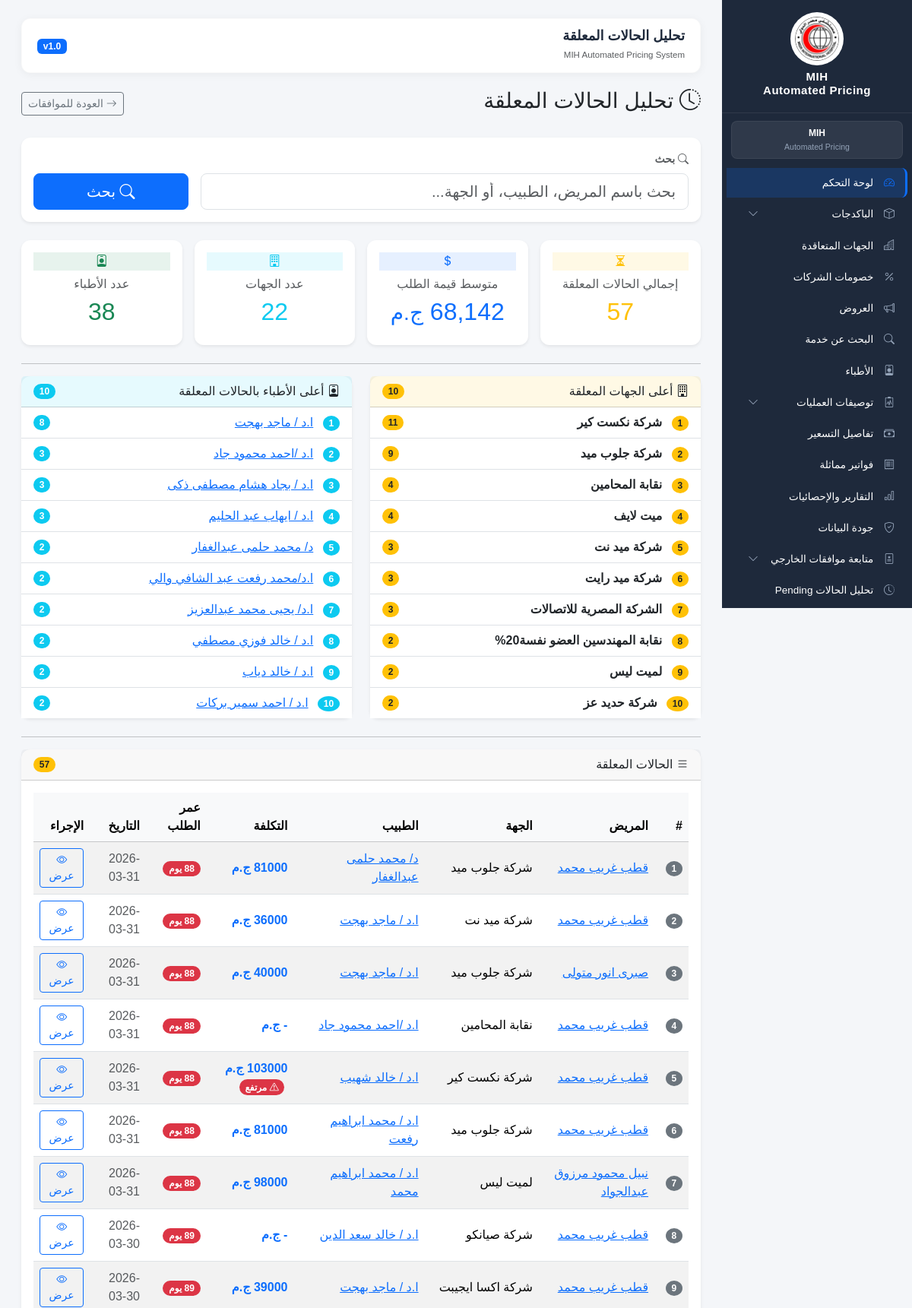
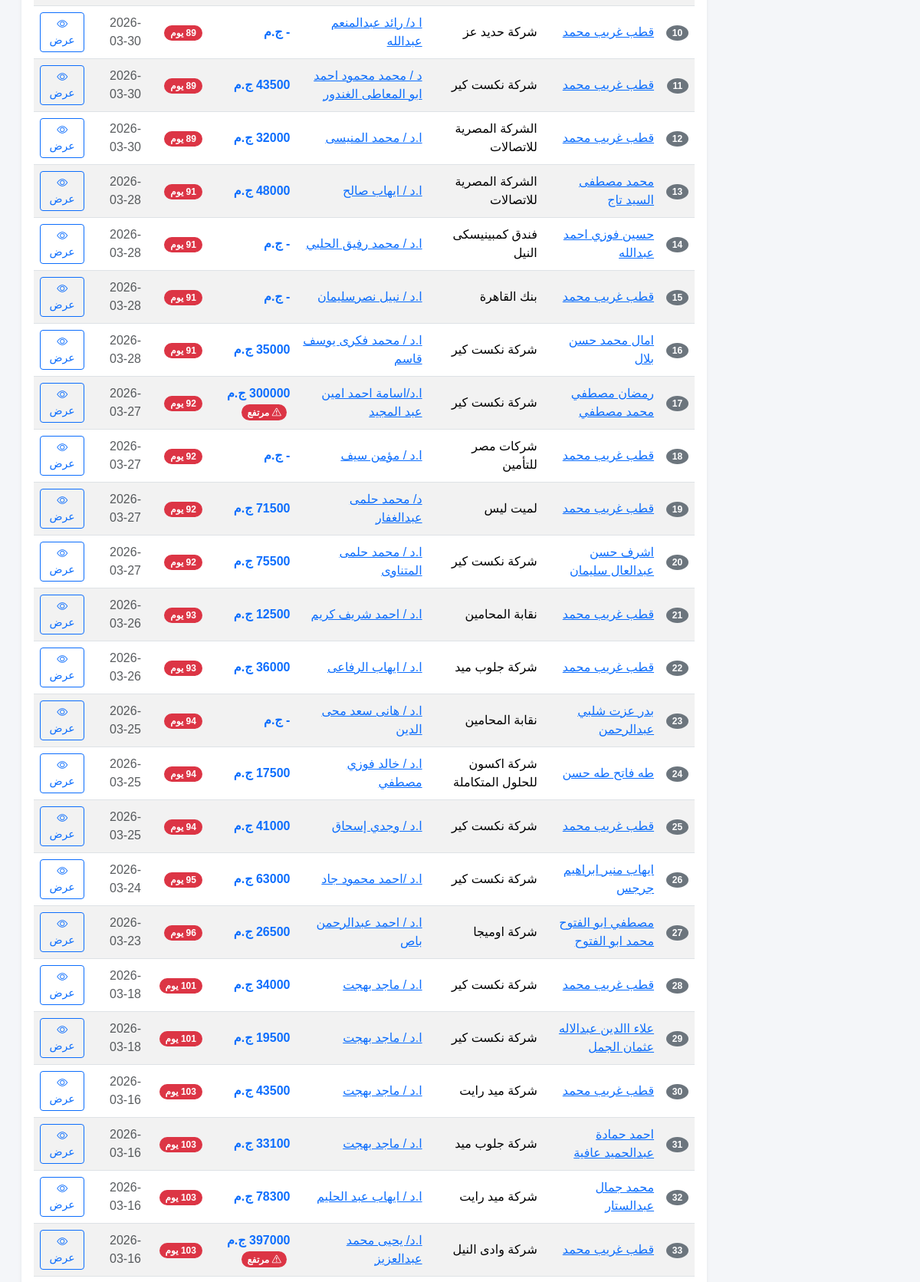
Screenshot of /pending-analysis/ (upper part) with the database file from the repository (2 pictures, top to bottom).
### contracts/models.py (models this page shows, shortened)
class ContractEntity(models.Model):
    name = models.CharField(
        max_length=255,
        unique=True
    )
    contract_type = models.CharField(
        max_length=100,
        blank=True,
        null=True
    )
    notes = models.TextField(
        blank=True,
        null=True
    )
    is_active = models.BooleanField(
        default=True
    )
    created_at = models.DateTimeField(
        auto_now_add=True
    )
    updated_at = models.DateTimeField(
        auto_now=True
    )
    class Meta:
        verbose_name = "الجهة"
        verbose_name_plural = "الجهات المتعاقدة"
        ordering = ["name"]

### pricing_requests/models.py (models this page shows, shortened)
class PricingRequest(models.Model):
    STATUS_CHOICES = [
    ("pending", "Pending"),
    ("approved", "Approved"),
    ("rejected", "Rejected"),
    ("service_done", "Service Done"),
    ("patient_refused", "Patient Refused"),
    ("unknown", "Unknown"),
]
    patient = models.ForeignKey(
        Patient,
        on_delete=models.CASCADE,
        related_name="pricing_requests"
    )
    entity = models.ForeignKey(
        ContractEntity,
        on_delete=models.PROTECT,
        related_name="pricing_requests"
    )
    sub_company = models.ForeignKey(
        SubCompany,
        on_delete=models.SET_NULL,
        null=True,
        blank=True,
        related_name="pricing_requests"
    )
    doctor_name = models.CharField(
        max_length=255
    )
    specialty = models.ForeignKey(
        Specialty,
        on_delete=models.PROTECT,
        related_name="pricing_requests"
    )
    procedure_name = models.CharField(
        max_length=500
    )
    requested_cost = models.DecimalField(
        max_digits=12,
        decimal_places=2,
        blank=True,
        null=True
    )
    received_cost = models.DecimalField(
        max_digits=12,
        decimal_places=2,
        blank=True,
        null=True
    )
    main_status = models.CharField(
    max_length=100,
    blank=True,
    null=True
    )
    billing_status = models.CharField(
    max_length=100,
    blank=True,
    null=True
    )
    approval_number = models.CharField(
    max_length=100,
    blank=True,
    null=True
)
    approval_date = models.DateField(
        blank=True,
        null=True
    )
    approval_expiry_date = models.DateField(
        blank=True,
        null=True
    )
    account_number = models.CharField(
        max_length=100,
        blank=True,
        null=True
    )
    expected_admission_date = models.DateField(
        blank=True,
        null=True
    )
    service_date = models.DateField(
    blank=True,
    null=True
)
    status = models.CharField(
        max_length=30,
        choices=STATUS_CHOICES,
        default="pending"
    )
    created_by = models.ForeignKey(
    User,
    on_delete=models.SET_NULL,
    null=True,
    blank=True,
    related_name="created_pricing_requests"
)
    agent_1 = models.ForeignKey(
    User,
    on_delete=models.SET_NULL,
    null=True,
    blank=True,
    related_name="agent1_requests"
)
    agent_2 = models.ForeignKey(
    User,
    on_delete=models.SET_NULL,
    null=True,
    blank=True,
    related_name="agent2_requests"
)
    created_at = models.DateTimeField(
        auto_now_add=True
    )
    updated_at = models.DateTimeField(
        auto_now=True
    )
    request_date = models.DateField(
    blank=True,
    null=True
)
    class Meta:
        verbose_name = "طلب تسعير"
        verbose_name_plural = "طلبات التسعير"
        indexes = [
        models.Index(fields=["status"]),
        models.Index(fields=["entity"]),
        models.Index(fields=["specialty"]),
        models.Index(fields=["expected_admission_date"]),
    ]

class Patient(models.Model):
    full_name = models.CharField(
        max_length=255
    )
    card_number = models.CharField(
        max_length=100,
        blank=True,
        null=True
    )
    phone = models.CharField(
        max_length=20,
        blank=True,
        null=True
    )
    medical_number = models.CharField(
    max_length=100,
    unique=True,
    blank=True,
    null=True
    )
    notes = models.TextField(
        blank=True,
        null=True
    )
    created_at = models.DateTimeField(
        auto_now_add=True
    )
    class Meta:
        verbose_name = "مريض"
        verbose_name_plural = "المرضى"

### frontend/views.py (the view)
def pending_analysis(request):
    pending_qs = (
        PricingRequest.objects
        .filter(status="pending")
        .select_related(
            "patient",
            "entity",
            "specialty"
        )
        .order_by("-request_date")
    )
    search = request.GET.get("search", "")
    if search:
        pending_qs = pending_qs.filter(
            Q(patient__full_name__icontains=search) |
            Q(doctor_name__icontains=search) |
            Q(entity__name__icontains=search)
        )
    top_entities = (
        PricingRequest.objects
        .filter(status="pending")
        .values("entity__name")
        .annotate(total=Count("id"))
        .order_by("-total")[:10]
    )
    top_doctors = (
        PricingRequest.objects
        .filter(status="pending")
        .values("doctor_name")
        .annotate(total=Count("id"))
        .order_by("-total")[:10]
    )
    entities_count = pending_qs.values('entity').distinct().count()
    doctors_count = pending_qs.exclude(doctor_name="").values('doctor_name').distinct().count()
    today = date.today()
    pending_cases = list(pending_qs[:100])
    for item in pending_cases:
        if item.request_date:
            item.age_days = (today - item.request_date).days
        else:
            item.age_days = None
    avg_cost = pending_qs.aggregate(avg=Avg("requested_cost"))["avg"] or 0
    context = {
        "pending_count": f"{pending_qs.count():,}",
        "avg_cost": f"{avg_cost:,.0f}",
        "top_entities": top_entities,
        "top_doctors": top_doctors,
        "pending_cases": pending_cases,
        "entities_count": f"{entities_count:,}",
        "doctors_count": f"{doctors_count:,}",
    }
    return render(
        request,
        "frontend/pending_analysis.html",
        context
    )

### frontend/templates/frontend/pending_analysis.html (shortened to what this page needs)
{% extends 'frontend/base.html' %}
{% block page_title %}
تحليل الحالات المعلقة
{% endblock %}
{% block content %}
<div class="d-flex justify-content-between align-items-center mb-4">
    <h3>
        <i class="bi bi-clock-history"></i>
        تحليل الحالات المعلقة
    </h3>
    <a href="{% url 'external_approvals' %}" class="btn btn-outline-secondary btn-sm">
        <i class="bi bi-arrow-right"></i> العودة للموافقات
    </a>
</div>
<div class="card shadow-sm border-0 mb-4 hover-shadow">
    <div class="card-body">
        <form method="get">
            <div class="row g-3 align-items-end">
                <div class="col-md-9">
                    <label class="form-label fw-bold small text-muted">
                        <i class="bi bi-search"></i> بحث
                    </label>
                    <input
                        type="text"
                        name="search"
                        class="form-control form-control-lg"
                        placeholder="بحث باسم المريض، الطبيب، أو الجهة..."
                        value="{{ search }}"
                    >
                </div>
                <div class="col-md-3">
                    <button class="btn btn-primary btn-lg w-100" type="submit">
                        <i class="bi bi-search"></i> بحث
                    </button>
                </div>
            </div>
        </form>
    </div>
</div>
<div class="row g-3 mb-4">
    <div class="col-md-3">
        <div class="card border-warning shadow-sm h-100 hover-shadow">
            <div class="card-body text-center">
                <div class="icon-circle bg-warning bg-opacity-10 mb-2 mx-auto">
                    <i class="bi bi-hourglass-split text-warning"></i>
                </div>
                <h6 class="text-muted">إجمالي الحالات المعلقة</h6>
                <h2 class="text-warning">{{ pending_count }}</h2>
            </div>
        </div>
    </div>
    <div class="col-md-3">
        <div class="card border-primary shadow-sm h-100 hover-shadow">
            <div class="card-body text-center">
                <div class="icon-circle bg-primary bg-opacity-10 mb-2 mx-auto">
                    <i class="bi bi-currency-dollar text-primary"></i>
                </div>
                <h6 class="text-muted">متوسط قيمة الطلب</h6>
                <h2 class="text-primary">{{ avg_cost }} <small>ج.م</small></h2>
            </div>
        </div>
    </div>
    <div class="col-md-3">
        <div class="card border-info shadow-sm h-100 hover-shadow">
            <div class="card-body text-center">
                <div class="icon-circle bg-info bg-opacity-10 mb-2 mx-auto">
                    <i class="bi bi-building text-info"></i>
                </div>
                <h6 class="text-muted">عدد الجهات</h6>
                <h2 class="text-info">{{ entities_count }}</h2>
            </div>
        </div>
    </div>
    <div class="col-md-3">
        <div class="card border-success shadow-sm h-100 hover-shadow">
            <div class="card-body text-center">
                <div class="icon-circle bg-success bg-opacity-10 mb-2 mx-auto">
                    <i class="bi bi-person-badge text-success"></i>
                </div>
                <h6 class="text-muted">عدد الأطباء</h6>
                <h2 class="text-success">{{ doctors_count }}</h2>
            </div>
        </div>
    </div>
</div>
<hr>
<div class="row g-4 mb-4">
    <div class="col-md-6">
        <div class="card shadow-sm border-0 h-100 hover-shadow">
            <div class="card-header bg-warning bg-opacity-10 d-flex justify-content-between align-items-center">
                <span>
                    <i class="bi bi-building"></i>
                    أعلى الجهات المعلقة
                </span>
                <span class="badge bg-warning text-dark rounded-pill">
                    {{ top_entities|length }}
                </span>
            </div>
            <div class="card-body p-0">
                <div class="list-group list-group-flush">
                    {% for item in top_entities %}
                    <div class="list-group-item d-flex justify-content-between align-items-center">
                        <span>
                            <span class="badge bg-warning text-dark rounded-circle me-2">
                                {{ forloop.counter }}
                            </span>
                            <strong>{{ item.entity__name }}</strong>
                        </span>
                        <span class="badge bg-warning text-dark rounded-pill">
                            {{ item.total }}
                        </span>
                    </div>
                    {% empty %}
                    <div class="list-group-item text-center text-muted py-4">
                        <i class="bi bi-inbox"></i>
                        لا توجد جهات
                    </div>
                    {% endfor %}
                </div>
            </div>
        </div>
    </div>
    <div class="col-md-6">
        <div class="card shadow-sm border-0 h-100 hover-shadow">
            <div class="card-header bg-info bg-opacity-10 d-flex justify-content-between align-items-center">
                <span>
                    <i class="bi bi-person-badge"></i>
                    أعلى الأطباء بالحالات المعلقة
                </span>
                <span class="badge bg-info rounded-pill">
                    {{ top_doctors|length }}
                </span>
            </div>
            <div class="card-body p-0">
                <div class="list-group list-group-flush">
                    {% for item in top_doctors %}
                    <div class="list-group-item d-flex justify-content-between align-items-center">
                        <span>
                            <span class="badge bg-info rounded-circle me-2">
                                {{ forloop.counter }}
                            </span>
                            <td>
    <a href="{% url 'doctor_detail' item.doctor_name %}">
        {{ item.doctor_name }}
    </a>
</td>
                        </span>
                        <span class="badge bg-info rounded-pill">
                            {{ item.total }}
                        </span>
                    </div>
                    {% empty %}
                    <div class="list-group-item text-center text-muted py-4">
                        <i class="bi bi-inbox"></i>
                        لا يوجد أطباء
                    </div>
                    {% endfor %}
                </div>
            </div>
        </div>
    </div>
</div>
<hr>
<div class="card shadow-sm border-0 hover-shadow">
    <div class="card-header d-flex justify-content-between align-items-center">
        <span>
            <i class="bi bi-list"></i>
            الحالات المعلقة
        </span>
        <span class="badge bg-warning text-dark rounded-pill">
            {{ pending_cases|length }}
        </span>
    </div>
    <div class="card-body">
        <div class="table-responsive">
            <table class="table table-hover table-striped align-middle">
                <thead class="table-light">
                    <tr>
                        <th>#</th>
                        <th>المريض</th>
                        <th>الجهة</th>
                        <th>الطبيب</th>
                        <th>التكلفة</th>
                        <th>عمر الطلب</th>
                        <th>التاريخ</th>
                        <th>الإجراء</th>
                    </tr>
                </thead>
                <tbody>
                {% for item in pending_cases %}
                    <tr>
                        <td>
                            <span class="badge bg-secondary rounded-circle">
                                {{ forloop.counter }}
                            </span>
                        </td>
                      <td>
    <a href="{% url 'patient_detail' item.patient.id %}">
        {{ item.patient.full_name }}
    </a>
</td>
                        <td>{{ item.entity.name }}</td>
                        <td>
    <a href="{% url 'doctor_detail' item.doctor_name %}">
        {{ item.doctor_name }}
    </a>
</td>
                        <td>
                            <span class="text-primary fw-bold">
                                {{ item.requested_cost|floatformat:0|default:"-" }} ج.م
                            </span>
                            {% if item.requested_cost and item.requested_cost > 100000 %}
                                <span class="badge bg-danger rounded-pill ms-1">
                                    <i class="bi bi-exclamation-triangle"></i> مرتفع
                                </span>
                            {% endif %}
                        </td>
                        <td>
                            {% if item.age_days %}
                                <span class="badge {% if item.age_days > 60 %}bg-danger{% elif item.age_days > 30 %}bg-warning text-dark{% else %}bg-success{% endif %} rounded-pill">
                                    {{ item.age_days }} يوم
                                </span>
                            {% else %}
                                <span class="text-muted">-</span>
                            {% endif %}
                        </td>
                        <td>
                            <span class="text-muted">{{ item.request_date|date:"Y-m-d" }}</span>
                        </td>
                        <td>
                            <a href="{% url 'approval_detail' item.id %}"
                               class="btn btn-sm btn-outline-primary">
                                <i class="bi bi-eye"></i> عرض
                            </a>
                        </td>
                    </tr>
                {% endfor %}
                </tbody>
            </table>
        </div>
    </div>
</div>
{% endblock %}

### frontend/templates/frontend/base.html (style rules this page uses)
:root { --sidebar-bg: #1e293b; --sidebar-hover: rgba(255,255,255,0.12); --sidebar-active: #0d6efd; --text-white: #ffffff; --text-muted: #94a3b8; --card-shadow: 0 2px 12px rgba(0,0,0,0.05); --card-shadow-hover: 0 6px 25px rgba(0,0,0,0.1); --border-radius: 12px; --transition-speed: 0.3s; }
* { margin: 0; padding: 0; box-sizing: border-box; }
html, body { height: 100%; }
body { background: #f4f6f9; font-family: Tahoma, sans-serif; display: flex; flex-direction: column; }
.card { border: none; border-radius: var(--border-radius); box-shadow: var(--card-shadow); transition: all var(--transition-speed) ease; background: white; }

### rows the page displays
ContractEntity: entity__name "شركة نكست كير", total "11"
ContractEntity: entity__name "شركة جلوب ميد", total "9"
ContractEntity: entity__name "نقابة المحامين", total "4"
ContractEntity: entity__name "ميت لايف", total "4"
ContractEntity: entity__name "شركة ميد نت", total "3"
ContractEntity: entity__name "شركة ميد رايت", total "3"
ContractEntity: entity__name "الشركة المصرية للاتصالات", total "3"
ContractEntity: entity__name "نقابة المهندسين العضو نفسة20%", total "2"
ContractEntity: entity__name "لميت ليس", total "2"
ContractEntity: entity__name "شركة حديد عز", total "2"
PricingRequest: doctor_name "ا.د /احمد محمود جاد", total "3", patient.full_name "ايهاب منير ابراهيم جرجس", entity.name "شركة نكست كير", requested_cost "63000", age_days "95", request_date "2026-03-24"
PricingRequest: doctor_name "ا.د / ايهاب عبد الحليم", total "3"
PricingRequest: doctor_name "ا.د / خالد فوزي مصطفي", total "2", patient.full_name "طه فاتح طه حسن", entity.name "شركة اكسون للحلول المتكاملة", requested_cost "17500", age_days "94", request_date "2026-03-25"
PricingRequest: patient.full_name "قطب غريب محمد", entity.name "شركة جلوب ميد", doctor_name "د/ محمد حلمى عبدالغفار", requested_cost "81000", age_days "88", request_date "2026-03-31"
PricingRequest: patient.full_name "قطب غريب محمد", entity.name "شركة ميد نت", doctor_name "ا.د / ماجد بهجت", requested_cost "36000", age_days "88", request_date "2026-03-31"
PricingRequest: patient.full_name "صبرى انور متولى", entity.name "شركة جلوب ميد", doctor_name "ا.د / ماجد بهجت", requested_cost "40000", age_days "88", request_date "2026-03-31"
PricingRequest: patient.full_name "قطب غريب محمد", entity.name "نقابة المحامين", doctor_name "ا.د /احمد محمود جاد", requested_cost "-", age_days "88", request_date "2026-03-31"
PricingRequest: patient.full_name "قطب غريب محمد", entity.name "شركة نكست كير", doctor_name "ا.د / خالد شهيب", requested_cost "103000", shows "مرتفع", age_days "88", request_date "2026-03-31"
PricingRequest: patient.full_name "قطب غريب محمد", entity.name "شركة جلوب ميد", doctor_name "ا.د / محمد ابراهيم رفعت", requested_cost "81000", age_days "88", request_date "2026-03-31"
PricingRequest: patient.full_name "نبيل محمود مرزوق عبدالجواد", entity.name "لميت ليس", doctor_name "ا.د / محمد ابراهيم محمد", requested_cost "98000", age_days "88", request_date "2026-03-31"
PricingRequest: patient.full_name "قطب غريب محمد", entity.name "شركة صيانكو", doctor_name "ا.د / خالد سعد الدين", requested_cost "-", age_days "89", request_date "2026-03-30"
PricingRequest: patient.full_name "قطب غريب محمد", entity.name "شركة اكسا ايجيبت", doctor_name "ا.د / ماجد بهجت", requested_cost "39000", age_days "89", request_date "2026-03-30"
PricingRequest: patient.full_name "قطب غريب محمد", entity.name "شركة حديد عز", doctor_name "ا د/ رائد عبدالمنعم عبدالله", requested_cost "-", age_days "89", request_date "2026-03-30"
PricingRequest: patient.full_name "قطب غريب محمد", entity.name "شركة نكست كير", doctor_name "د / محمد محمود احمد ابو المعاطى الغندور", requested_cost "43500", age_days "89", request_date "2026-03-30"
PricingRequest: patient.full_name "قطب غريب محمد", entity.name "الشركة المصرية للاتصالات", doctor_name "ا.د / محمد المنيسى", requested_cost "32000", age_days "89", request_date "2026-03-30"
PricingRequest: patient.full_name "محمد مصطفى السيد تاج", entity.name "الشركة المصرية للاتصالات", doctor_name "ا.د / ايهاب صالح", requested_cost "48000", age_days "91", request_date "2026-03-28"
PricingRequest: patient.full_name "حسين فوزي احمد عبدالله", entity.name "فندق كمبينيسكى النيل", doctor_name "ا.د / محمد رفيق الحلبي", requested_cost "-", age_days "91", request_date "2026-03-28"
PricingRequest: patient.full_name "قطب غريب محمد", entity.name "بنك القاهرة", doctor_name "ا.د / نبيل نصرسليمان", requested_cost "-", age_days "91", request_date "2026-03-28"
PricingRequest: patient.full_name "امال محمد حسن بلال", entity.name "شركة نكست كير", doctor_name "ا.د / محمد فكرى يوسف قاسم", requested_cost "35000", age_days "91", request_date "2026-03-28"
PricingRequest: patient.full_name "رمضان مصطفي محمد مصطفي", entity.name "شركة نكست كير", doctor_name "ا.د/اسامة احمد امين عبد المجيد", requested_cost "300000", shows "مرتفع", age_days "92", request_date "2026-03-27"
PricingRequest: patient.full_name "قطب غريب محمد", entity.name "شركات مصر للتأمين", doctor_name "ا.د / مؤمن سيف", requested_cost "-", age_days "92", request_date "2026-03-27"
PricingRequest: patient.full_name "قطب غريب محمد", entity.name "لميت ليس", doctor_name "د/ محمد حلمى عبدالغفار", requested_cost "71500", age_days "92", request_date "2026-03-27"
PricingRequest: patient.full_name "اشرف حسن عبدالعال سليمان", entity.name "شركة نكست كير", doctor_name "ا.د / محمد حلمى المتناوى", requested_cost "75500", age_days "92", request_date "2026-03-27"
PricingRequest: patient.full_name "قطب غريب محمد", entity.name "نقابة المحامين", doctor_name "ا.د / احمد شريف كريم", requested_cost "12500", age_days "93", request_date "2026-03-26"
PricingRequest: patient.full_name "قطب غريب محمد", entity.name "شركة جلوب ميد", doctor_name "ا.د / ايهاب الرفاعى", requested_cost "36000", age_days "93", request_date "2026-03-26"
PricingRequest: patient.full_name "بدر عزت شلبي عبدالرحمن", entity.name "نقابة المحامين", doctor_name "ا.د / هانى سعد محى الدين", requested_cost "-", age_days "94", request_date "2026-03-25"
PricingRequest: patient.full_name "قطب غريب محمد", entity.name "شركة نكست كير", doctor_name "ا.د / وجدي إسحاق", requested_cost "41000", age_days "94", request_date "2026-03-25"
PricingRequest: patient.full_name "مصطفي ابو الفتوح محمد ابو الفتوح", entity.name "شركة اوميجا", doctor_name "ا.د / احمد عبدالرحمن باص", requested_cost "26500", age_days "96", request_date "2026-03-23"
PricingRequest: patient.full_name "قطب غريب محمد", entity.name "شركة نكست كير", doctor_name "ا.د / ماجد بهجت", requested_cost "34000", age_days "101", request_date "2026-03-18"
PricingRequest: patient.full_name "علاء االدين عبدالاله عثمان الجمل", entity.name "شركة نكست كير", doctor_name "ا.د / ماجد بهجت", requested_cost "19500", age_days "101", request_date "2026-03-18"
PricingRequest: patient.full_name "قطب غريب محمد", entity.name "شركة ميد رايت", doctor_name "ا.د / ماجد بهجت", requested_cost "43500", age_days "103", request_date "2026-03-16"
PricingRequest: patient.full_name "احمد حمادة عبدالحميد عافية", entity.name "شركة جلوب ميد", doctor_name "ا.د / ماجد بهجت", requested_cost "33100", age_days "103", request_date "2026-03-16"
PricingRequest: patient.full_name "محمد جمال عبدالستار", entity.name "شركة ميد رايت", doctor_name "ا.د / ايهاب عبد الحليم", requested_cost "78300", age_days "103", request_date "2026-03-16"
PricingRequest: patient.full_name "قطب غريب محمد", entity.name "شركة وادى النيل", doctor_name "ا.د/ يحيى محمد عبدالعزيز", requested_cost "397000", shows "مرتفع", age_days "103", request_date "2026-03-16"

### other values shown
{{ pending_count }} "57"
{{ avg_cost }} "68,142"
{{ entities_count }} "22"
{{ doctors_count }} "38"
{{ top_entities|length }} "10"
{{ top_doctors|length }} "10"
{{ item.doctor_name }} "ا.د / ماجد بهجت" "ا.د / بجاد هشام مصطفى ذكى" "د/ محمد حلمى عبدالغفار" "ا.د/محمد رفعت عبد الشافي والي" "ا.د/ يحيى محمد عبدالعزيز" "ا.د / خالد دياب" "ا.د / احمد سمير بركات"
{{ item.total }} "8" "3" "2" "2" "2" "2" "2"
{{ pending_cases|length }} "57"
